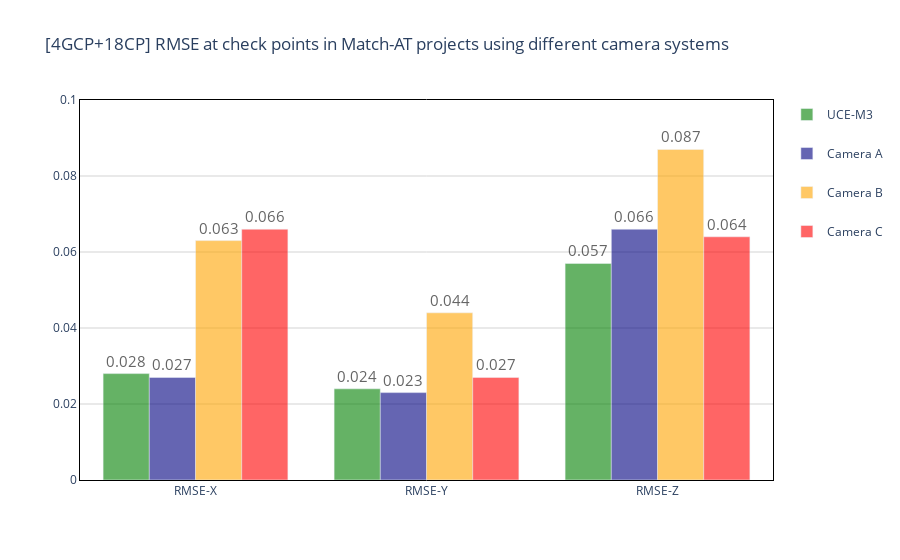

Notebook code for this chart:
### Code cell
""" Lower Weight [4GCP + 18 CP] RMSE-BARPLOT"""
""" 
Compare the results from Inpho projets with Match-AT setting: GNSS and shifts for all on, IMU on. Earth curvature and Refraction correction: on
"""

prj_4gcp_list_LW = [prj_4GCP_uce_m3_LW, prj_4GCP_uce_4_LW,
                    prj_4GCP_leica_LW, prj_4GCP_igi_LW]
fig = go.Figure()
camera_names = ["UCE-M3", "Camera A", "Camera B", "Camera C"] #A: UCE-4.1, B: DMC-4, C: UM-2
colors = ['green', 'navy', 'orange', 'red']
x_axis = ['RMSE-X', 'RMSE-Y', 'RMSE-Z']

for prj, color, name in zip(prj_4gcp_list_LW, colors, camera_names):
    fig.add_trace(go.Bar(
        name=name,
        x=x_axis,
        y=prj.cp_RMS,
        marker_color=color,
        text=[str(num) for num in prj.cp_RMS],
        textposition="inside",
        legendgroup=name,
        showlegend=True
    )
    )


fig.update_traces(opacity=0.6, textfont_size=15, textfont_color='black',textangle=0, textposition="outside", cliponaxis=False)
fig.update_layout(
    title='[4GCP+18CP] RMSE at check points in Match-AT projects using different camera systems',
    xaxis={"showgrid": False, "zeroline": False},
    yaxis={"showgrid": True, "zeroline": False, "range": [0, 0.1]},
    legend_tracegroupgap=20,
    plot_bgcolor='white'
)
fig.update_xaxes(showline=True, linewidth=1, linecolor='black', mirror=True)
fig.update_yaxes(showgrid=True, gridcolor='lightgray',
                 showline=True, linewidth=1, linecolor='black', mirror=True)
fig.show()
fig.write_html("./Results/4+18/CP_RMS-4gcp+18cp_lowweight.html")

### Figure 1 — Plotly figure (JSON) as saved in the notebook; plotly's stock layout.template omitted (floating-point values rounded to 4 significant figures)
{"data": [{"cliponaxis": false, "legendgroup": "UCE-M3", "marker": {"color": "green"}, "name": "UCE-M3", "opacity": 0.6, "showlegend": true, "text": ["0.028", "0.024", "0.057"], "textangle": 0, "textfont": {"color": "black", "size": 15}, "textposition": "outside", "type": "bar", "x": ["RMSE-X", "RMSE-Y", "RMSE-Z"], "y": [0.028, 0.024, 0.057]}, {"cliponaxis": false, "legendgroup": "Camera A", "marker": {"color": "navy"}, "name": "Camera A", "opacity": 0.6, "showlegend": true, "text": ["0.027", "0.023", "0.066"], "textangle": 0, "textfont": {"color": "black", "size": 15}, "textposition": "outside", "type": "bar", "x": ["RMSE-X", "RMSE-Y", "RMSE-Z"], "y": [0.027, 0.023, 0.066]}, {"cliponaxis": false, "legendgroup": "Camera B", "marker": {"color": "orange"}, "name": "Camera B", "opacity": 0.6, "showlegend": true, "text": ["0.063", "0.044", "0.087"], "textangle": 0, "textfont": {"color": "black", "size": 15}, "textposition": "outside", "type": "bar", "x": ["RMSE-X", "RMSE-Y", "RMSE-Z"], "y": [0.063, 0.044, 0.087]}, {"cliponaxis": false, "legendgroup": "Camera C", "marker": {"color": "red"}, "name": "Camera C", "opacity": 0.6, "showlegend": true, "text": ["0.066", "0.027", "0.064"], "textangle": 0, "textfont": {"color": "black", "size": 15}, "textposition": "outside", "type": "bar", "x": ["RMSE-X", "RMSE-Y", "RMSE-Z"], "y": [0.066, 0.027, 0.064]}], "layout": {"legend": {"tracegroupgap": 20}, "plot_bgcolor": "white", "title": {"text": "[4GCP+18CP] RMSE at check points in Match-AT projects using different camera systems"}, "xaxis": {"linecolor": "black", "linewidth": 1, "mirror": true, "showgrid": false, "showline": true, "zeroline": false}, "yaxis": {"gridcolor": "lightgray", "linecolor": "black", "linewidth": 1, "mirror": true, "range": [0, 0.1], "showgrid": true, "showline": true, "zeroline": false}}}
